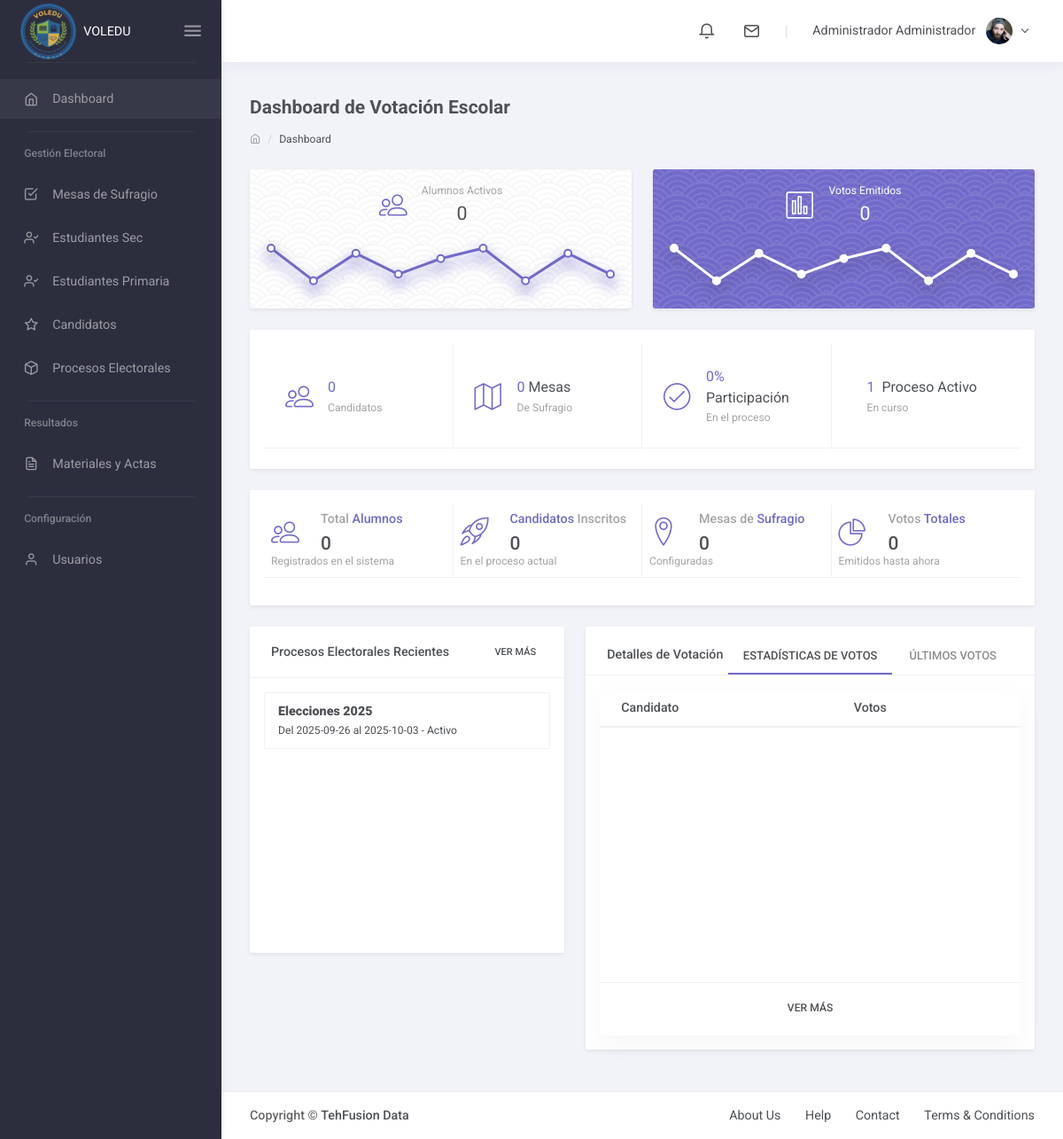
The app's page /admin/index.php (signed in) with its own data.
### tables this page shows
CREATE TABLE IF NOT EXISTS `proceso_electoral` (
  `id_proceso` int NOT NULL AUTO_INCREMENT,
  `nombre` varchar(100) NOT NULL,
  `descripcion` text,
  `fecha_inicio` date NOT NULL,
  `fecha_fin` date NOT NULL,
  `activo` tinyint(1) NOT NULL DEFAULT '0',
  PRIMARY KEY (`id_proceso`),
  CONSTRAINT `proceso_electoral_chk_1` CHECK ((`fecha_fin` >= `fecha_inicio`))
);

### Admin/index.php (the view, shortened to what the rows shown need)
<?php
include 'model/conexion.php';
$total_alumnos_query = "SELECT COUNT(*) as total FROM alumnos WHERE activo = 1";
$stmt = $conexion->prepare($total_alumnos_query);
$stmt->execute();
$total_alumnos = $stmt->fetch()['total'];
$proceso_activo_id = 1;
$total_votos_query = "SELECT COUNT(*) as total FROM voto WHERE id_proceso = ?";
$stmt = $conexion->prepare($total_votos_query);
$stmt->execute([$proceso_activo_id]);
$total_votos = $stmt->fetch()['total'];
$alumnos_data = [
    ['mes' => 'Ene', 'valor' => $total_alumnos],
    ['mes' => 'Feb', 'valor' => $total_alumnos],
    ['mes' => 'Mar', 'valor' => $total_alumnos],
    ['mes' => 'Abr', 'valor' => $total_alumnos]
];
$votos_por_mes_query = "
    SELECT DATE_FORMAT(fecha_voto, '%b') as mes, COUNT(*) as valor
    FROM voto
    WHERE id_proceso = ?
    GROUP BY DATE_FORMAT(fecha_voto, '%b')
    ORDER BY fecha_voto
    LIMIT 4
";
try {
    $stmt = $conexion->prepare($votos_por_mes_query);
    $stmt->execute([$proceso_activo_id]);
    $votos_data = $stmt->fetchAll();
} catch (PDOException $e) {
    $votos_data = [
        ['mes' => 'Ene', 'valor' => 0],
        ['mes' => 'Feb', 'valor' => 0],
        ['mes' => 'Mar', 'valor' => 0],
        ['mes' => 'Abr', 'valor' => $total_votos]
    ];
}
$procesos_query = "SELECT * FROM proceso_electoral ORDER BY id_proceso DESC LIMIT 5";
$stmt = $conexion->prepare($procesos_query);
$stmt->execute();
$procesos_result = $stmt->fetchAll();
?>
<?php include 'include/header.php'; ?>
<div class="container-fluid flex-grow-1 container-p-y">
                            <script>
                                const alumnosData = <?php echo json_encode($alumnos_data); ?>;
                                console.log('Datos para alumnos:', alumnosData);
                                if (alumnosData.length > 0) {
                                    am4core.ready(function() {
                                        am4core.useTheme(am4themes_animated);
                                        const chart = am4core.create("ecom-chart-3", am4charts.XYChart);
                                        chart.data = alumnosData;
                                        const categoryAxis = chart.xAxes.push(new am4charts.CategoryAxis());
                                        categoryAxis.dataFields.category = "mes";
                                        categoryAxis.renderer.grid.template.opacity = 0;
                                        categoryAxis.renderer.labels.template.disabled = true;
                                        const valueAxis = chart.yAxes.push(new am4charts.ValueAxis());
                                        valueAxis.renderer.grid.template.opacity = 0;
                                        valueAxis.renderer.labels.template.disabled = true;
                                        const series = chart.series.push(new am4charts.LineSeries());
                                        series.dataFields.valueY = "valor";
                                        series.dataFields.categoryX = "mes";
                                        series.strokeWidth = 2;
                                        series.stroke = am4core.color("#FF6384");
                                        chart.padding(0, 0, 0, 0);
                                    });
                                }
                            </script>
                            <script>
                                const votosDataSmall = <?php echo json_encode($votos_data); ?>;
                                console.log('Datos para votos:', votosDataSmall);
                                if (votosDataSmall.length > 0) {
                                    am4core.ready(function() {
                                        am4core.useTheme(am4themes_animated);
                                        const chart = am4core.create("order-chart-1", am4charts.XYChart);
                                        chart.data = votosDataSmall;
                                        const categoryAxis = chart.xAxes.push(new am4charts.CategoryAxis());
                                        categoryAxis.dataFields.category = "mes";
                                        categoryAxis.renderer.grid.template.opacity = 0;
                                        categoryAxis.renderer.labels.template.disabled = true;
                                        const valueAxis = chart.yAxes.push(new am4charts.ValueAxis());
                                        valueAxis.renderer.grid.template.opacity = 0;
                                        valueAxis.renderer.labels.template.disabled = true;
                                        const series = chart.series.push(new am4charts.LineSeries());
                                        series.dataFields.valueY = "valor";
                                        series.dataFields.categoryX = "mes";
                                        series.strokeWidth = 2;
                                        series.stroke = am4core.color("#36A2EB");
                                        chart.padding(0, 0, 0, 0);
                                    });
                                }
                            </script>
    <div class="row">
        <div class="col-xl-5">
            <div class="card shadow-sm mb-4">
                <div class="card-body p-3" style="height: 310px" id="procesos-inner">
                    <ul class="list-group">
                        <?php foreach ($procesos_result as $proceso): ?>
                            <li class="list-group-item">
                                <strong><?php echo htmlspecialchars($proceso['nombre']); ?></strong><br>
                                <small>Del <?php echo htmlspecialchars($proceso['fecha_inicio']); ?> al <?php echo htmlspecialchars($proceso['fecha_fin']); ?> - <?php echo $proceso['activo'] ? 'Activo' : 'Inactivo'; ?></small>
                            </li>
                        <?php endforeach; ?>
                    </ul>
                </div>
            </div>
        </div>
        <div class="col-xl-7">
            <div class="card shadow-sm mb-4">
                <div class="card-body p-3">
                    <div class="nav-tabs-top">
                        <div class="tab-content">
                            <div class="tab-pane fade show active" id="votos-stats">
                                <div style="height: 330px" id="tab-table-1">
                                    <table class="table table-hover card-table">
                                        <thead>
                                            <tr>
                                                <th>Candidato</th>
                                                <th>Votos</th>
                                            </tr>
                                        </thead>
                                    </table>
                                </div>
                            </div>
                        </div>
                    </div>
                </div>
            </div>
        </div>
    </div>
</div>
<?php include 'include/footer.php'; ?>

### records on screen
proceso_electoral: nombre "Elecciones 2025", fecha_inicio "2025-09-26", fecha_fin "2025-10-03", activo "Activo"

### other values on screen
$_SESSION['nombre'] . ' ' . $_SESSION['apellido'] "Administrador Administrador"
$total_alumnos "0"
$total_votos "0"
$total_candidatos "0"
$total_mesas "0"
$porcentaje_participacion "0"
